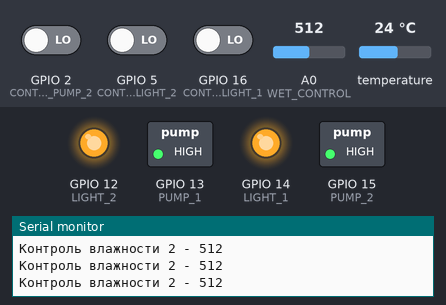
Bench run of a sketch on a simulated ESP8266 (NodeMCU). Shown: switched loads named in the sketch (green lamp = pin HIGH), output pins drawn as LEDs (lit = HIGH), the last lines printed to the serial monitor. Dashed ring = blinking. The test bench sets the inputs (shaded band); at power-on: GPIO 2 (CONTROL_PUMP_2) LOW, GPIO 5 (CONTROL_LIGHT_2) LOW, GPIO 16 (CONTROL_LIGHT_1) LOW, A0 (WET_CONTROL) = 512, temperature 24 °C.

Above: at 3.5 s.
3.6 s: GPIO 2 (CONTROL_PUMP_2) driven HIGH
At 4.2 s:
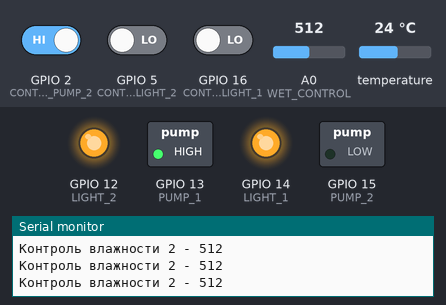
6.6 s: GPIO 5 (CONTROL_LIGHT_2) driven HIGH
At 7.2 s:
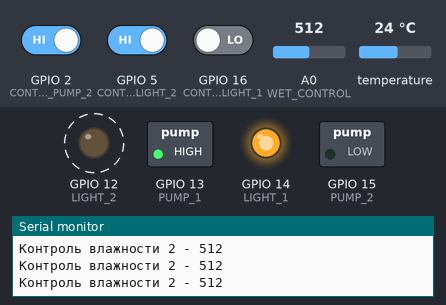
9.6 s: GPIO 16 (CONTROL_LIGHT_1) driven HIGH
At 10.7 s:
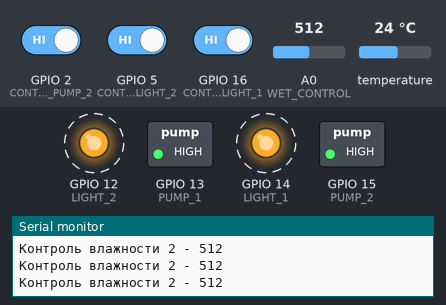
12.6 s: GPIO 2 (CONTROL_PUMP_2) driven LOW
At 13.2 s:
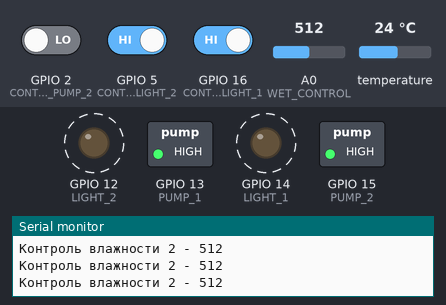
15.6 s: GPIO 5 (CONTROL_LIGHT_2) driven LOW
At 16.2 s:
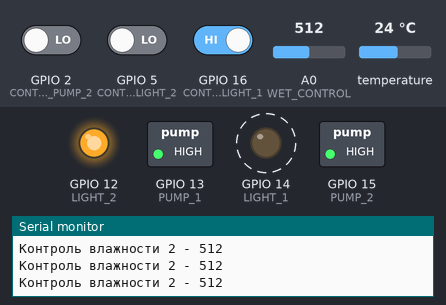
18.6 s: GPIO 2 (CONTROL_PUMP_2) driven HIGH
At 19.2 s:
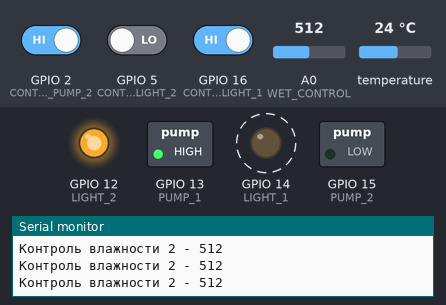
Timing chart, 0 to 22.6 s (numbered marks = the images above; inputs shaded):
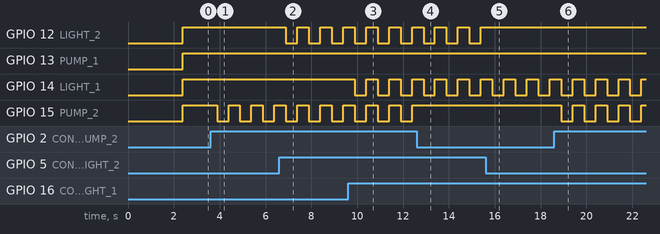

Measured:
- after the input at 3.6 s, GPIO 15 (PUMP_2): alternates HIGH for 0.50 s and LOW for 0.50 s, starting after 0.28 s
- after the input at 6.6 s, GPIO 12 (LIGHT_2): alternates HIGH for 0.50 s and LOW for 0.50 s, starting after 0.29 s
- after the input at 9.6 s, GPIO 14 (LIGHT_1): alternates HIGH for 0.50 s and LOW for 0.50 s, starting after 0.29 s
- after the input at 12.6 s, GPIO 15 (PUMP_2): stops changing and stays HIGH
- after the input at 15.6 s, GPIO 12 (LIGHT_2): stops changing and stays HIGH
- after the input at 18.6 s, GPIO 15 (PUMP_2): alternates HIGH for 0.50 s and LOW for 0.50 s, starting after 0.30 s

The sketch:

______________.ino
```cpp
#include <EEPROM.h>

#include "CTBot.h"
CTBot myBot;
#include <OneWire.h>
#include <DallasTemperature.h>

String ssid  = "mynet"    ; // REPLACE mySSID WITH YOUR WIFI SSID
String pass  = "utsenuta"; // REPLACE myPassword YOUR WIFI PASSWORD, IF ANY
String token = "725106403:AAGyPxBdKRfvHQYriS2HYjqHWDV8e9z-5YM"   ; // REPLACE myToken WITH YOUR TELEGRAM BOT TOKEN
// Data wire is plugged into pin D1 on the ESP8266 12-E - GPIO 5
#define ONE_WIRE_BUS 4

// Setup a oneWire instance to communicate with any OneWire devices (not just Maxim/Dallas temperature ICs)
OneWire oneWire(ONE_WIRE_BUS);

// Pass our oneWire reference to Dallas Temperature.
DallasTemperature DS18B20(&oneWire);
char temperatureCString[7];

#define DRIVER_VERSION 0    // 0 - маркировка драйвера дисплея кончается на 4АТ, 1 - на 4Т
#define PUPM_AMOUNT 4       // количество помп, подключенных через реле/мосфет
#define START_PIN 5         // подключены начиная с пина
#define PUMP_PIN 3
#define SWITCH_LEVEL 0      // реле: 1 - высокого уровня (или мосфет), 0 - низкого
#define PARALLEL 0          // 1 - параллельный полив, 0 - полив в порядке очереди
#define TIMER_START 0       // 1 - отсчёт периода с момента ВЫКЛЮЧЕНИЯ помпы, 0 - с момента ВКЛЮЧЕНИЯ помпы

#define PERIOD 0            // 1 - период в часах, 0 - в минутах
#define PUMPING 1           // 1 - время работы помпы в секундах, 0 - в минутах

#define DROP_ICON 1         // 1 - отображать капельку, 0 - будет буква "t" (time)


#define CLK 1
#define DT 2
#define SW 0

int CONTROL_LIGHT_1 = 16;
int CONTROL_LIGHT_2 = 5;
int CONTROL_PUMP_1 = 4;
int CONTROL_PUMP_2 = 2;

int WET_CONTROL = A0;

int LIGHT_1 = 14;
int LIGHT_2 = 12;
int PUMP_1 = 13;
int PUMP_2 = 15;

bool  pump1Enabled = true;
bool  pump2Enabled = true;
bool  light1Enabled = true;
bool  light2Enabled = true;

bool  pump1Change = false;
bool  pump2Change = false;
bool  light1Change = false;
bool  light2Change = false;

byte current_set = 2;
byte current_pump;
boolean reDraw_flag, arrow_update;
boolean now_pumping;
unsigned long period_coef, pumping_coef;

void setup() {
    // initialize the Serial
  Serial.begin(115200);
  Serial.println("Starting TelegramBot...");

  DS18B20.begin(); // IC Default 9 bit. If you have troubles consider upping it 12. Ups the delay giving the IC more time to process the temperature measurement

  // connect the ESP8266 to the desired access point
  myBot.wifiConnect(ssid, pass);

  // set the telegram bot token
  myBot.setTelegramToken(token);

  // check if all things are ok
  if (myBot.testConnection())
    Serial.println("\ntestConnection OK");
  else
    Serial.println("\ntestConnection NOK");
  TBMessage msg;
  getTemperature();
  // --------------------- КОНФИГУРИРУЕМ ПИНЫ ---------------------
  pinMode(CONTROL_LIGHT_1, INPUT);
  pinMode(CONTROL_LIGHT_2, INPUT);
  pinMode(CONTROL_PUMP_1, INPUT);
  pinMode(CONTROL_PUMP_2, INPUT);

  pinMode(LIGHT_1, OUTPUT);
  pinMode(LIGHT_2, OUTPUT);
  pinMode(PUMP_1, OUTPUT);
  pinMode(PUMP_2, OUTPUT);

  Serial.begin(115200);

  // --------------------------- НАСТРОЙКИ ---------------------------
  //if (PERIOD) period_coef = (long)1000 * (long)60 * 60;  // перевод в часы
  //else period_coef = (long)1000 * 60;              // перевод в минуты

 // if (PUMPING) pumping_coef = 1000;          // перевод в секунды
  //else pumping_coef = (long)1000 * 60;             // перевод в минуты

  // в ячейке 100 должен быть записан флажок 1, если его нет - делаем (ПЕРВЫЙ ЗАПУСК)
 // if (EEPROM.read(100) != 1) {
 //   EEPROM.write(100, 1);

    // для порядку сделаем 1 ячейки с 0 по 99
 //   for (byte i = 0; i < 100; i++) {
  //    EEPROM.write(i, 1);
 //   }
  //}

  //for (byte i = 0; i < PUPM_AMOUNT; i++) {            // пробегаем по всем помпам
  //  period_time[i] = EEPROM.read(2 * i);          // читаем данные из памяти. На чётных - период (ч)
  //  pumping_time[i] = EEPROM.read(2 * i + 1);     // на нечётных - полив (с)
  //}
}

void loop() {
  periodTick();
  //flowTick();
  delay(500);
}

void periodTick() {
  int controlLight1 = digitalRead(CONTROL_LIGHT_1);
  int controlLight2 = digitalRead(CONTROL_LIGHT_2);
  int controlPump1 = digitalRead(CONTROL_PUMP_1);
  int controlPump2 = digitalRead(CONTROL_PUMP_2);
  int controlWet = analogRead(WET_CONTROL);

  if(controlPump1 == HIGH || pump1Change){
    pump1Enabled = !pump1Enabled;
    pump1Change = false;
  }

  if(controlPump2 == HIGH  || pump2Change){
    pump2Enabled = !pump2Enabled;
    pump2Change = false;
  }

  if(controlLight1 == HIGH || light1Change){
    light1Enabled = !light1Enabled;
    light1Change = false;
  }

  if(controlLight2 == HIGH || light2Change){
    light2Enabled = !light2Enabled;
    light2Change = false;
  }
  Serial.println("Контроль влажности 2 - " + String(controlWet));
  //Serial.println(digitalRead(controlLight2));
   //Serial.println("Контроль света 1 - " + String(controlLight1) + " Переключение света 1 - " + String(light1Change));
  //Serial.println("Контроль света 2 - " + String(controlLight2) + " Переключение света 2 - " + String(light2Change));
  //Serial.println("Контроль полив 1 - " + String(controlPump1) + " Переключение полив 1 - " + String(pump1Change));
  //Serial.println("Контроль полив 2 - " + String(controlPump2) + " Переключение полив 2 - " + String(pump2Change));
  digitalWrite(LIGHT_1, light1Enabled);
  digitalWrite(LIGHT_2, light2Enabled);
  digitalWrite(PUMP_1, pump1Enabled);
  digitalWrite(PUMP_2, pump2Enabled);
}

void flowTick() {
  //for (byte i = 0; i < PUPM_AMOUNT; i++) {            // пробегаем по всем помпам
   // if ( (millis() - pump_timers[i] > ( (long)pumping_time[i] * pumping_coef) )
   //      && (pump_state[i] == SWITCH_LEVEL) ) {
  //    pump_state[i] = !SWITCH_LEVEL;
   //   digitalWrite(pump_pins[i], !SWITCH_LEVEL);   // закрыть КЛАПАН
   //   if (TIMER_START) pump_timers[i] = millis();
   //   now_pumping = false;
   //   digitalWrite(PUMP_PIN, !SWITCH_LEVEL);       // выключить общую ПОМПУ
   // }
 // }
}

// обновляем данные в памяти
void update_EEPROM() {
 // EEPROM.write(2 * current_pump, period_time[current_pump]);
 // EEPROM.write(2 * current_pump + 1, pumping_time[current_pump]);
}

void getTemperature() {
  float tempC;
  float tempF;
  do {
    DS18B20.requestTemperatures();
    tempC = DS18B20.getTempCByIndex(0);
    dtostrf(tempC, 2, 2, temperatureCString);
    delay(100);
  } while (tempC == 85.0 || tempC == (-127.0));
}
```
